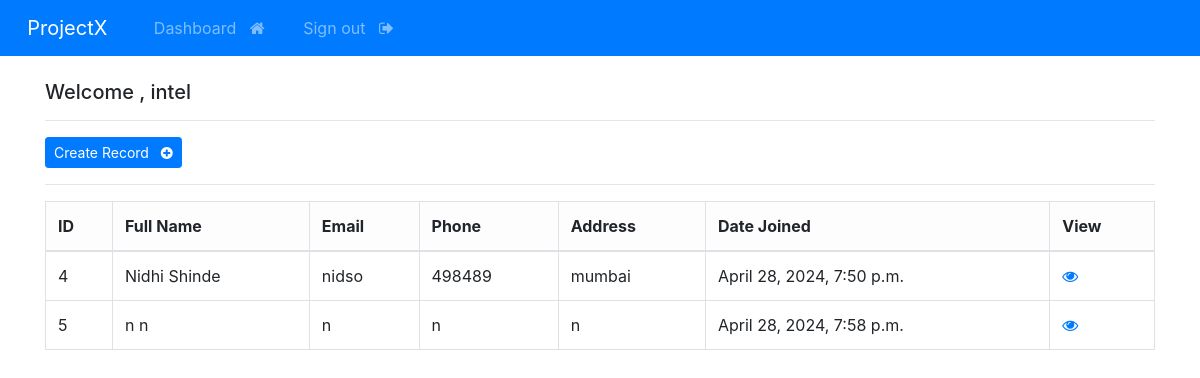
The page /dashboard (signed in) on the database its author committed.
### webapp/models.py (models this page shows, shortened)
class Record(models.Model):
    creation_date = models.DateTimeField(auto_now_add=True)
    first_name = models.CharField(max_length=100)
    last_name = models.CharField(max_length=100)
    email = models.CharField(max_length=225)
    phone = models.CharField(max_length=20)
    address = models.CharField(max_length=300)

### webapp/views.py (the view)
# urls.py: path('dashboard', views.dashboard, name="dashboard"),
@login_required (login_url='login')
def dashboard(request):
    my_records = Record.objects.all()
    context = {'records': my_records}
    return render (request, 'webapp/dashboard.html', context=context)

### webapp/templates/webapp/dashboard.html
{% extends 'webapp/base.html' %} {% block content %}
<br />
<h5>Welcome , {{user}}</h5>
<hr />
<a class="btn btn-primary btn-sm" href="{% url 'create_record' %}">
  Create Record &nbsp; <i class="fa fa-plus-circle" aria-hidden="true"></i></a
>
<hr />
<table class="table table-hover table-bordered">
  <thead class="table-light">
    <tr>
      <th scope="col">ID</th>
      <th scope="col">Full Name</th>
      <th scope="col">Email</th>
      <th scope="col">Phone</th>
      <th scope="col">Address</th>
      <th scope="col">Date Joined</th>
      <th scope="col">View</th>
    </tr>
  </thead>
  <tbody>
    {% if records %} {% for record in records %}
    <tr>
      <td>{{record.id}}</td>
      <td>{{record.first_name}} {{record.last_name}}</td>
      <td>{{record.email}}</td>
      <td>{{record.phone}}</td>
      <td>{{record.address}}</td>
      <td>{{record.creation_date}}</td>
      <td><a href="{% url 'record' record.id %}" ><i class="fa fa-eye" aria-hidden="true"></i></a></td>
    </tr>
    {% endfor %} {% endif %}
  </tbody>
</table>
{% endblock %}

### webapp/templates/webapp/base.html (shortened to what this page needs)
{% load static %}
<!DOCTYPE html>
<html lang="en" dir="ltr">
  <head>
    <link
      rel="stylesheet"
      type="text/css"
      href="https://maxcdn.bootstrapcdn.com/bootstrap/4.0.0/css/bootstrap.min.css"
    />
    <link
      rel="stylesheet"
      type="text/css"
      href="{% static 'css/style.css' %}"
    />
    <link
      rel="stylesheet"
      href="https://cdnjs.cloudflare.com/ajax/libs/font-awesome/4.7.0/css/font-awesome.min.css"
    />
  </head>
  <body>
    {%include 'webapp/navbar.html'%}
    <div class="container">
      {% block content %}{% endblock %}</div>
  </body>
</html>

### webapp/templates/webapp/navbar.html (shortened to what this page needs)
<nav
  class="navbar navbar-expand-lg navbar-dark bg-primary justify-content-center"
>
  {% if user.is_authenticated %}
  <a class="navbar-brand main-heading" href="{% url 'dashboard' %}">
    &nbsp; ProjectX
  </a>
  {% else %}
  <a class="navbar-brand main-heading" href="{% url '' %}">
    &nbsp; ProjectX
  </a>
  {% endif %}
  <div class="collapse navbar-collapse text-center" id="navbarNavDropdown">
    <ul class="navbar-nav mr-auto">
      &nbsp; &nbsp; &nbsp; {% if user.is_authenticated %}
      <li class="nav-item">
        <a class="nav-link" href="{% url 'dashboard' %}">
          Dashboard &nbsp; <i class="fa fa-home" aria-hidden="true"></i>
        </a>
      </li>
      <li class="nav-item">
        <a class="nav-link" href="{% url 'user_logout' %}"
          >Sign out &nbsp; <i class="fa fa-sign-out" aria-hidden="true"></i>
        </a>
      </li>
    </ul>
    {% endif %}
  </div>
</nav>

### rows shown on the page
Record: id "4", first_name "Nidhi", last_name "Shinde", email "nidso", phone "498489", address "mumbai", creation_date "April 28, 2024, 7:50 p.m."
Record: id "5", first_name "n", last_name "n", email "n", phone "n", address "n", creation_date "April 28, 2024, 7:58 p.m."

### other values the page prints
{{ user }} "intel"
